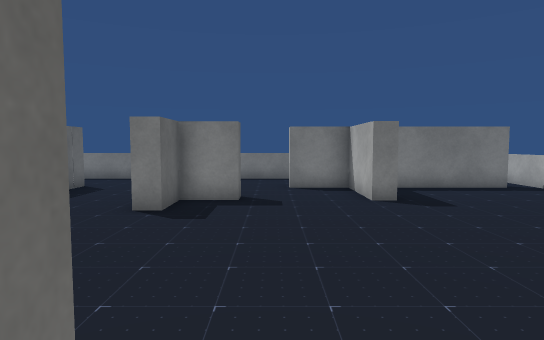
[1] (above)

17 first-person views from a walk through a scene from a Unity 3-D project. The camera is 1.4 m above the floor, tilts 4° down and sees 75° across. The floor is counted in squares, 1 m on a side. Each view is taken from the middle of a square. On the plan, view 1 faces up. The plan holds only what a view shows up to about 15 squares ahead; the rest is blank. The player character is not drawn. Some surface patterns are stand-ins.

[2]
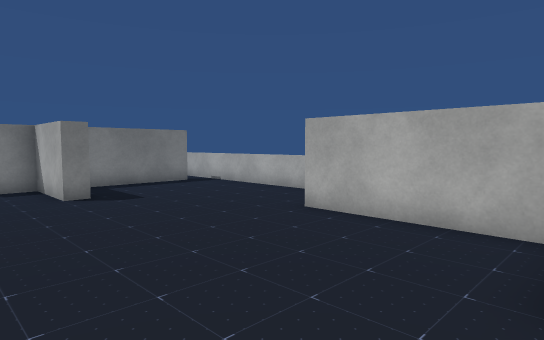

[3]
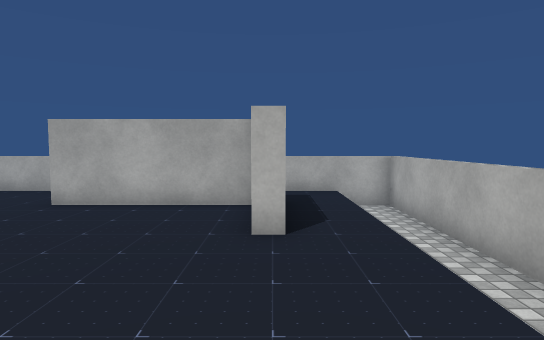

[4]
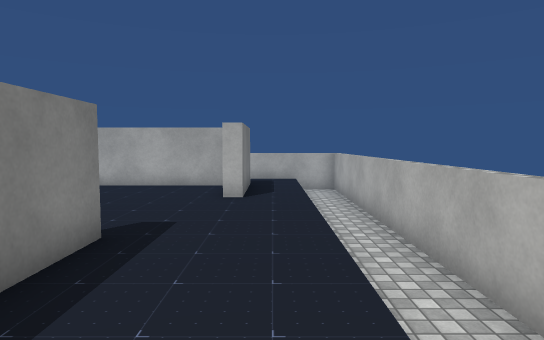

[5]
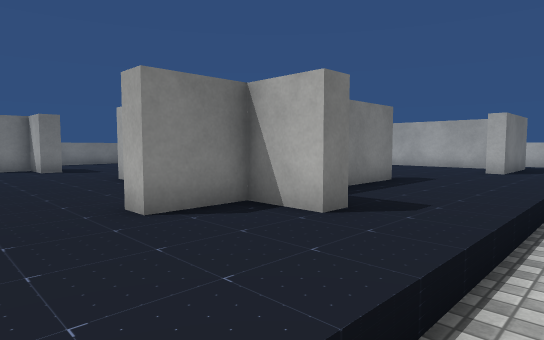

[6]
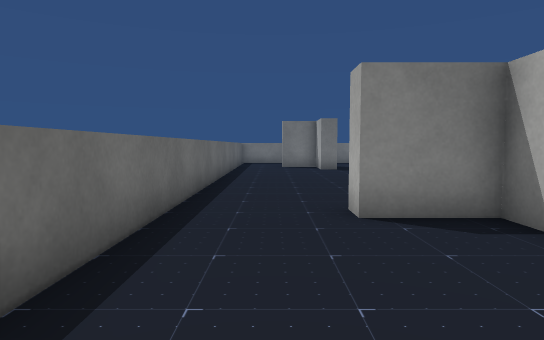

[7]
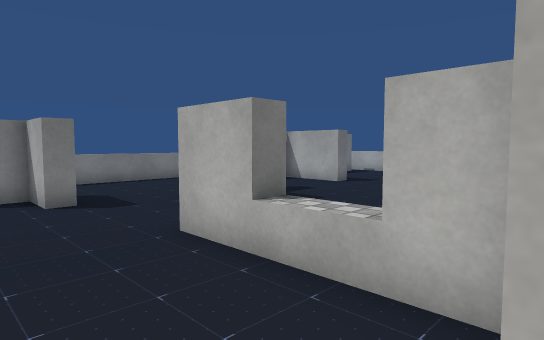

[8]
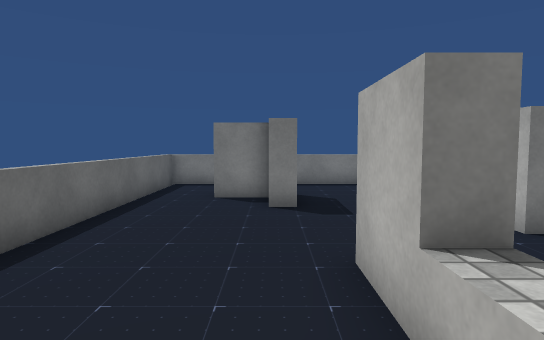

[9]
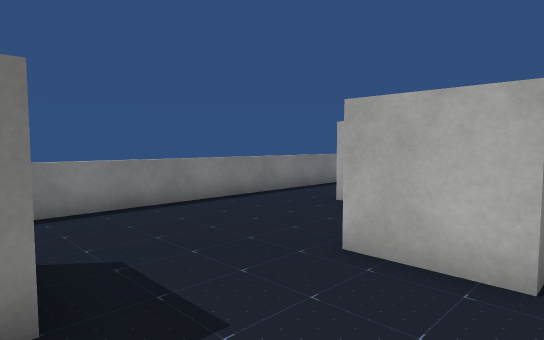

[10]
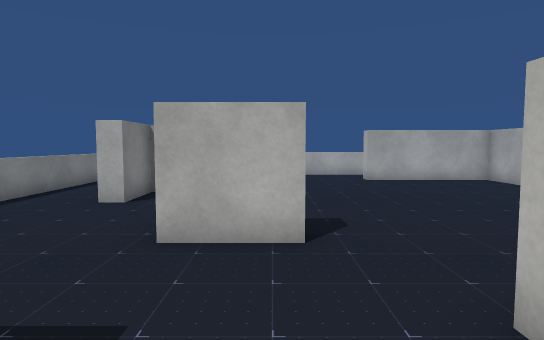

[11]
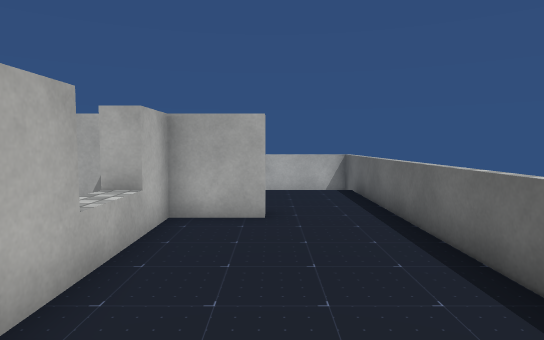

[12]
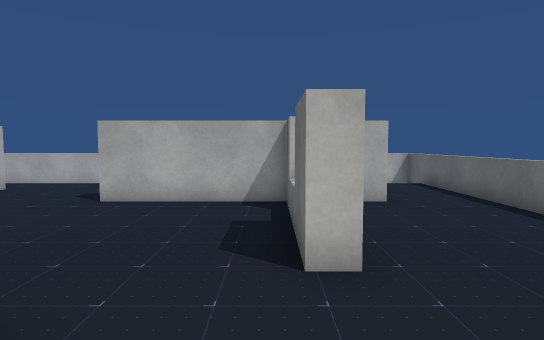

[13]
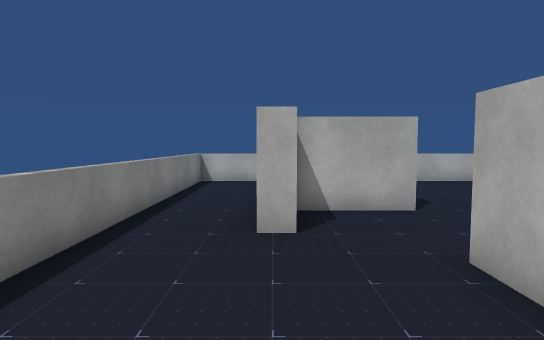

[14]
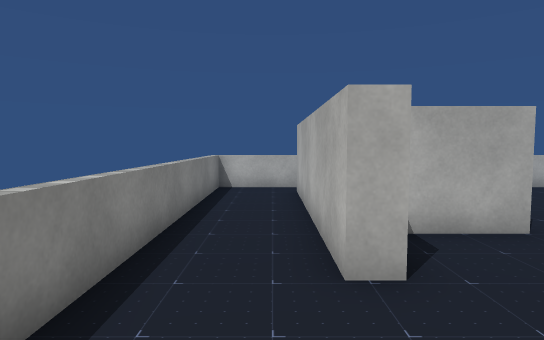

[15]
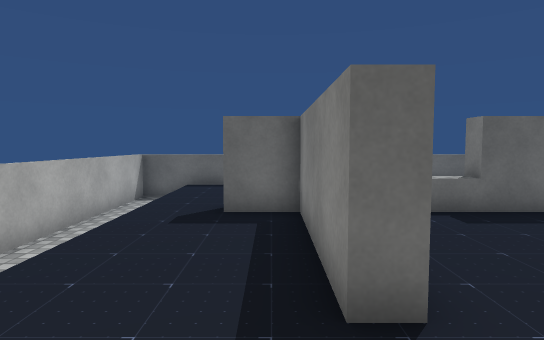

[16]
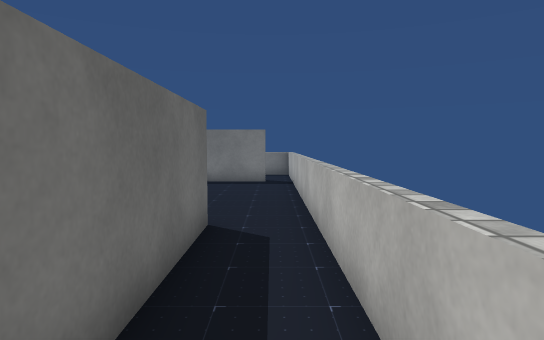

[17]
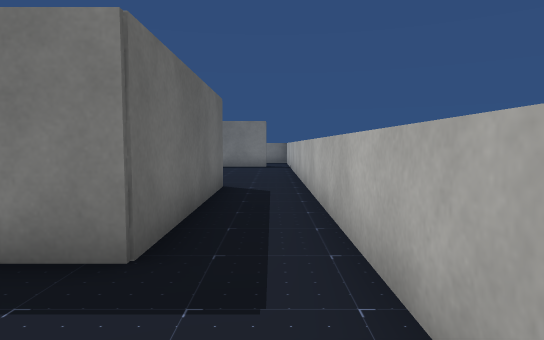

### Floor plan
Key: @ floor where view 1 was taken; # wall or solid block; x gap in a wall; . main floor; - floor 0.5 m lower than the main floor; / step, stairs or slope; = window, fence, low wall or low ledge; ^ raised ledge.
Columns run from 11 left of view 1 to 9 right of it. Each row starts with its distance up from view 1.
 15 #===================#
 14 =.. ................=
 13 =.. ................=
 12 =..##.......#######x#
 11 =...#.........#.....=
 10 =...#...###...#.....=
  9 =.......###...#.....=
  8 =.......##..........=
  7 =...................=
  6 =....##.............=
  5 =....##.............=
  4 =....^=..........##.=
  3 =....^=..........##.=
  2 =....##..........##.=
  1 =...#######......##.=
  0 =....##....@.....##.=
 -1 =....##........####.=
 -2 =...................=
 -3 #///////////////////#
 -4 #-------------------#
 -5 #####################

Positions as (right, up) in squares from view 1, and headings:
1: (0, 0), facing up
2: (0, -1), facing up-right
3: (-2, -1), facing right
4: (-6, -2), facing right
5: (-10, -4), facing up-right
6: (-9, -4), facing up
7: (-9, 1), facing up-right
8: (-7, 2), facing up
9: (-7, 7), facing up-right
10: (-8, 8), facing right
11: (-8, 8), facing down
12: (-5, 10), facing down
13: (-5, 12), facing right
14: (-3, 13), facing right
15: (2, 0), facing left
16: (8, -2), facing up
17: (8, -4), facing up
